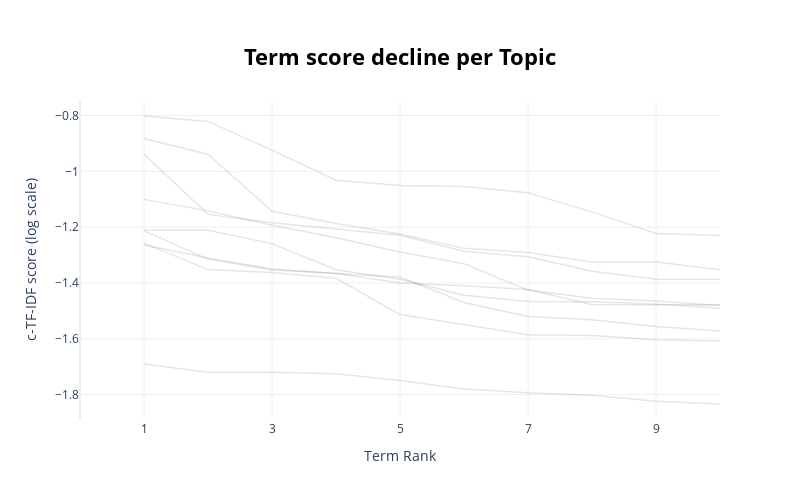

The code cell stored with this chart in its notebook:
### Code cell
topic_model.visualize_term_rank(log_scale=True)

### Figure 1 — Plotly figure (JSON) as saved in the notebook; plotly's stock layout.template omitted (floating-point values rounded to 4 significant figures)
{"data": [{"hovertext": "<b>Topic -1</b>:谣言_平台_社交_信息_疫情_警方_内容_医院_检测_发现", "line": {"color": "black", "width": 1.5}, "mode": "lines+lines", "name": "", "opacity": 0.1, "type": "scatter", "x": [1, 2, 3, 4, 5, 6, 7, 8, 9, 10], "y": [-1.69, -1.72, -1.72, -1.726, -1.75, -1.78, -1.794, -1.802, -1.824, -1.834]}, {"hovertext": "<b>Topic 0</b>:病例_确诊_疫情_新冠_防控_肺炎_新增_核酸_检测_谣言", "line": {"color": "black", "width": 1.5}, "mode": "lines+lines", "name": "", "opacity": 0.1, "type": "scatter", "x": [1, 2, 3, 4, 5, 6, 7, 8, 9, 10], "y": [-1.1, -1.142, -1.193, -1.238, -1.289, -1.331, -1.426, -1.455, -1.464, -1.481]}, {"hovertext": "<b>Topic 1</b>:发生_车辆_地铁_驾驶_高速_杭绍_交通事故_铁路_事故_酒后", "line": {"color": "black", "width": 1.5}, "mode": "lines+lines", "name": "", "opacity": 0.1, "type": "scatter", "x": [1, 2, 3, 4, 5, 6, 7, 8, 9, 10], "y": [-1.264, -1.311, -1.35, -1.366, -1.379, -1.47, -1.52, -1.532, -1.556, -1.572]}, {"hovertext": "<b>Topic 2</b>:社交_平台_谣言_信息_有人_公安局_散布_删除_造谣_网信", "line": {"color": "black", "width": 1.5}, "mode": "lines+lines", "name": "", "opacity": 0.1, "type": "scatter", "x": [1, 2, 3, 4, 5, 6, 7, 8, 9, 10], "y": [-1.211, -1.211, -1.259, -1.353, -1.387, -1.444, -1.467, -1.467, -1.476, -1.491]}, {"hovertext": "<b>Topic 3</b>:学校_教育局_时间_调剂_成都_开学_考试_寒假_招生_信息", "line": {"color": "black", "width": 1.5}, "mode": "lines+lines", "name": "", "opacity": 0.1, "type": "scatter", "x": [1, 2, 3, 4, 5, 6, 7, 8, 9, 10], "y": [-0.9386, -1.154, -1.184, -1.207, -1.229, -1.286, -1.306, -1.358, -1.387, -1.387]}, {"hovertext": "<b>Topic 4</b>:贷款_住房_公积金_银行_政策_收款_信息_购买_电价_执行", "line": {"color": "black", "width": 1.5}, "mode": "lines+lines", "name": "", "opacity": 0.1, "type": "scatter", "x": [1, 2, 3, 4, 5, 6, 7, 8, 9, 10], "y": [-1.257, -1.352, -1.362, -1.383, -1.513, -1.549, -1.586, -1.588, -1.604, -1.608]}, {"hovertext": "<b>Topic 5</b>:北京_冬奥会_活动_世界_志愿者_上海_招募_移民_残奥会_企业", "line": {"color": "black", "width": 1.5}, "mode": "lines+lines", "name": "", "opacity": 0.1, "type": "scatter", "x": [1, 2, 3, 4, 5, 6, 7, 8, 9, 10], "y": [-0.8824, -0.9389, -1.143, -1.187, -1.225, -1.276, -1.291, -1.325, -1.325, -1.353]}, {"hovertext": "<b>Topic 6</b>:皮肤_导致_坚果_疾病_食物_身体_食用_饭菜_摄入_胃炎", "line": {"color": "black", "width": 1.5}, "mode": "lines+lines", "name": "", "opacity": 0.1, "type": "scatter", "x": [1, 2, 3, 4, 5, 6, 7, 8, 9, 10], "y": [-1.214, -1.315, -1.354, -1.365, -1.4, -1.41, -1.423, -1.478, -1.478, -1.478]}, {"hovertext": "<b>Topic 7</b>:检测_核酸_阳性_平台_公安局_社交_图片_伪造_阴性_报告", "line": {"color": "black", "width": 1.5}, "mode": "lines+lines", "name": "", "opacity": 0.1, "type": "scatter", "x": [1, 2, 3, 4, 5, 6, 7, 8, 9, 10], "y": [-0.8017, -0.821, -0.9238, -1.032, -1.05, -1.054, -1.077, -1.145, -1.223, -1.23]}], "layout": {"height": 500, "hoverlabel": {"bgcolor": "white", "font": {"family": "Rockwell", "size": 16}}, "showlegend": false, "title": {"font": {"color": "Black", "size": 22}, "text": "<b>Term score decline per Topic</b>", "x": 0.5, "xanchor": "center", "y": 0.9, "yanchor": "top"}, "width": 800, "xaxis": {"dtick": 2, "range": [0, 10], "tick0": 1, "title": {"text": "Term Rank"}}, "yaxis": {"title": {"text": "c-TF-IDF score (log scale)"}}}}
